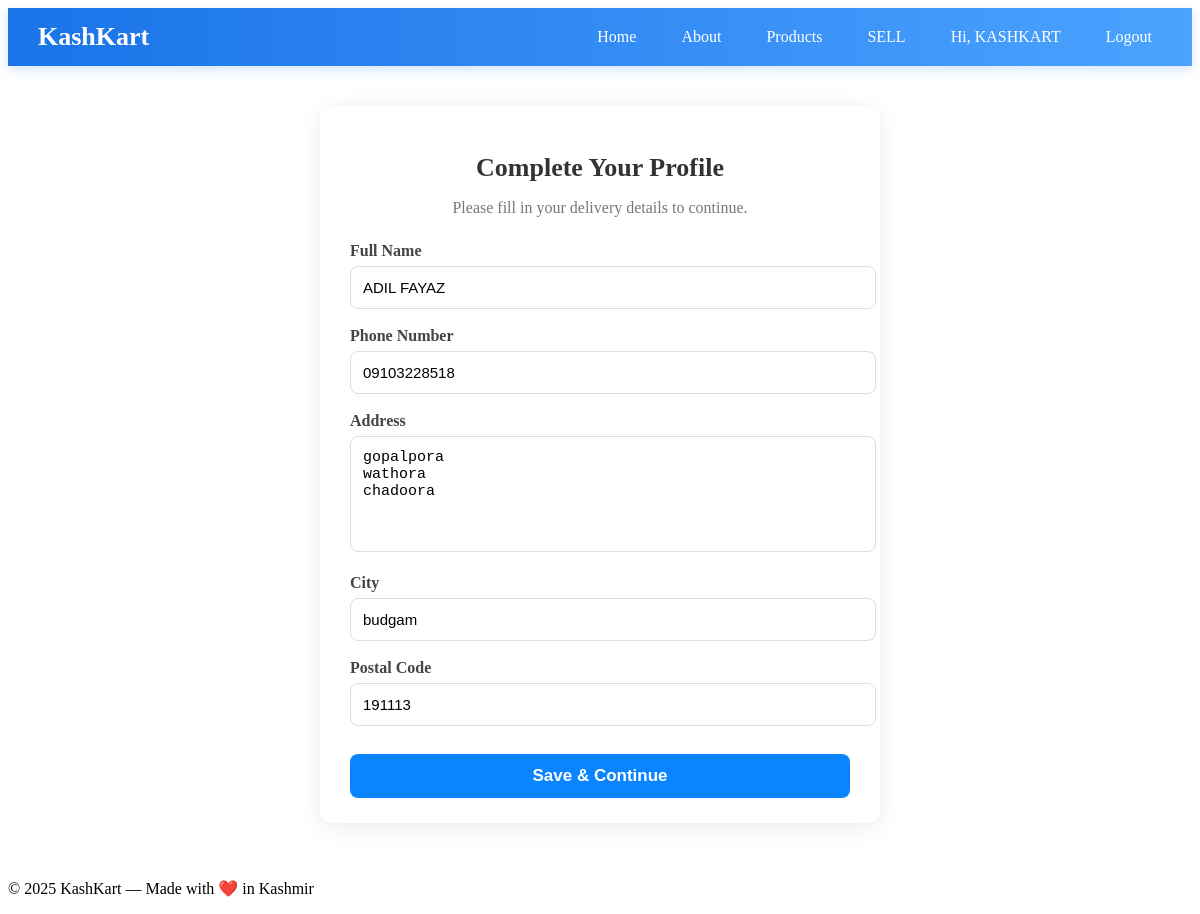
Page /customer/complete-profile/ (signed in) on the committed database.
### customer/models.py (models this page shows, shortened)
class Customer(models.Model):
    user = models.OneToOneField(User, on_delete=models.CASCADE)
    full_name = models.CharField(max_length=100)
    phone = models.CharField(max_length=15)
    address = models.TextField()
    city = models.CharField(max_length=50)
    postal_code = models.CharField(max_length=10)
    joined_at = models.DateTimeField(auto_now_add=True)

### customer/views.py (the view, shortened to what this page needs)
# urls.py: path('complete-profile/', views.complete_profile, name='complete_profile'),
@login_required
def complete_profile(request):
    try:
        customer = Customer.objects.get(user=request.user)
    except Customer.DoesNotExist:
        customer = None
    return render(request, "customer/complete_profile.html", {
        "customer": customer,
    })

### customer/templates/customer/complete_profile.html (shortened to what this page needs)
{% extends "layout.html" %}
{% load static %}
{% block extra_css %}
<link rel="stylesheet" href="{% static 'customer/css/complete_profile.css' %}">
{% endblock %}
{% block content %}
<div class="profile-wrapper">
    <div class="profile-card">
        <h2>Complete Your Profile</h2>
        <p class="subtitle">Please fill in your delivery details to continue.</p>
        <form method="POST" class="profile-form">
            <div class="form-group">
                <label>Full Name</label>
                <input type="text" name="full_name" value="{{ customer.full_name }}" required>
            </div>
            <div class="form-group">
                <label>Phone Number</label>
                <input type="text" name="phone" value="{{ customer.phone }}" required>
            </div>
            <div class="form-group">
                <label>Address</label>
                <textarea name="address" required>{{ customer.address }}</textarea>
            </div>
            <div class="form-group">
                <label>City</label>
                <input type="text" name="city" value="{{ customer.city }}" required>
            </div>
            <div class="form-group">
                <label>Postal Code</label>
                <input type="text" name="postal_code" value="{{ customer.postal_code }}" required>
            </div>
            <button type="submit" class="save-btn">Save & Continue</button>
        </form>
    </div>
</div>
{% endblock %}

### templates/layout.html (shortened to what this page needs)
{% load static %}
<!DOCTYPE html>
<html lang="en">
<head>
  <link rel="stylesheet" href="{% static 'css/layout.css' %}">
  {% block extra_css %}{% endblock %}
</head>
<body>
<header>
  <div class="logo">KashKart</div>
  <nav id="navbar">
    <ul>
      <li><a href="{% url 'home' %}">Home</a></li>
      <li><a href="{% url 'about' %}">About</a></li>
      <li><a href="{%url 'products_list'%}">Products</a></li>
      <li>
  {% if request.user.is_authenticated and request.user.vendor %}
      <a href="{% url 'vendor_dashboard' %}">SELL</a>
  {% else %}
      <a href="{% url 'vendor_login' %}">SELL</a>
  {% endif %}
</li>
      {% if request.user.is_authenticated %}
<li><a href="{% url 'customer_dashboard' %}">Hi, {{ request.user.username }}</a></li>
<li><a href="{% url 'customer_logout' %}">Logout</a></li>
{% else %}
<li><a href="{% url 'customer_login' %}">Login</a></li>
<li><a href="{% url 'customer_signup' %}">Signup</a></li>
{% endif %}
    </ul>
  </nav>
</header>
  <main>
    {% block content %}
    {% endblock %}
  </main>
  <footer>
    <p>&copy; 2025 KashKart — Made with ❤️ in Kashmir</p>
  </footer>
</body>
</html>

### static/css/layout.css (style rules this page uses)
header { background: linear-gradient(to right, #1a73e8, #4ba3ff); padding: 14px 30px; display: flex; justify-content: space-between; align-items: center; position: sticky; top: 0; z-index: 1000; box-shadow: 0 4px 10px rgba(26, 115, 232, 0.18); }
header .logo { font-size: 26px; font-weight: bold; color: white; }
nav { position: relative; }
nav ul { display: flex; gap: 25px; list-style: none; margin: 0; padding: 0; }
nav ul li a { color: white; text-decoration: none; font-weight: 500; padding: 6px 10px; border-radius: 6px; transition: 0.2s; }

### customer/static/customer/css/complete_profile.css (style rules this page uses)
.profile-wrapper { display: flex; justify-content: center; padding: 40px 10px; }
.profile-card { width: 100%; max-width: 500px; background: #ffffff; padding: 25px 30px; border-radius: 12px; box-shadow: 0 4px 25px rgba(0,0,0,0.08); }
h2 { margin-bottom: 10px; color: #333; font-size: 26px; text-align: center; }
.subtitle { text-align: center; color: #777; margin-bottom: 25px; }
.profile-form .form-group { margin-bottom: 18px; }
.profile-form label { display: block; margin-bottom: 6px; font-weight: 600; color: #444; }
.profile-form input, .profile-form textarea { width: 100%; padding: 12px; border: 1px solid #ddd; border-radius: 8px; font-size: 15px; outline: none; }
.profile-form textarea { height: 90px; resize: none; }
.save-btn { width: 100%; padding: 12px; background: #0a84ff; color: #fff; font-size: 17px; border: none; border-radius: 8px; cursor: pointer; margin-top: 10px; font-weight: 600; }

### rows in the picture
Customer: full_name "ADIL FAYAZ", phone "09103228518", address "gopalpora wathora chadoora", city "budgam", postal_code "191113"

### other values in the picture
{{ request.user.username }} "KASHKART"
